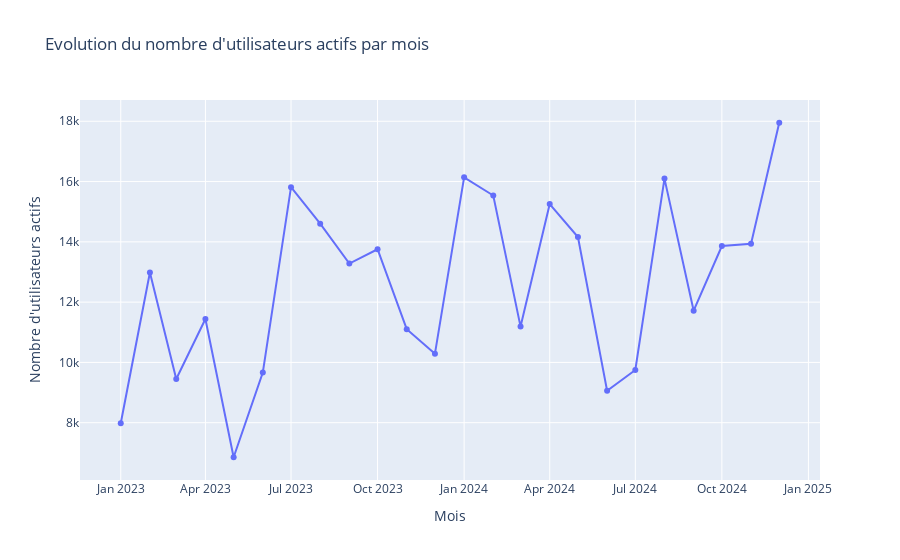

The cell this chart's notebook holds for it:
### Code cell
fig = px.line(df_utilisateurs, x="Mois", y="Utilisateurs_Actifs", title="Evolution du nombre d'utilisateurs actifs par mois", labels={"Utilisateurs_Actifs": "Nombre d'utilisateurs actifs"}, markers=True)
fig.update_layout(hovermode="x unified")

### Figure 1 — Plotly figure (JSON) as saved in the notebook; plotly's stock layout.template omitted (floating-point values rounded to 4 significant figures)
{"data": [{"hovertemplate": "Mois=%{x}<br>Nombre d'utilisateurs actifs=%{y}<extra></extra>", "legendgroup": "", "line": {"color": "#636efa", "dash": "solid"}, "marker": {"symbol": "circle"}, "mode": "lines+markers", "name": "", "orientation": "v", "showlegend": false, "type": "scatter", "x": ["2023-01", "2023-02", "2023-03", "2023-04", "2023-05", "2023-06", "2023-07", "2023-08", "2023-09", "2023-10", "2023-11", "2023-12", "2024-01", "2024-02", "2024-03", "2024-04", "2024-05", "2024-06", "2024-07", "2024-08", "2024-09", "2024-10", "2024-11", "2024-12"], "xaxis": "x", "y": [7982, 12984, 9451, 11441, 6854, 9664, 15815, 14603, 13280, 13754, 11104, 10289, 16140, 15537, 11189, 15254, 14160, 9060, 9749, 16098, 11717, 13863, 13938, 17951], "yaxis": "y"}], "layout": {"hovermode": "x unified", "legend": {"tracegroupgap": 0}, "title": {"text": "Evolution du nombre d'utilisateurs actifs par mois"}, "xaxis": {"anchor": "y", "domain": [0, 1], "title": {"text": "Mois"}}, "yaxis": {"anchor": "x", "domain": [0, 1], "title": {"text": "Nombre d'utilisateurs actifs"}}}}
